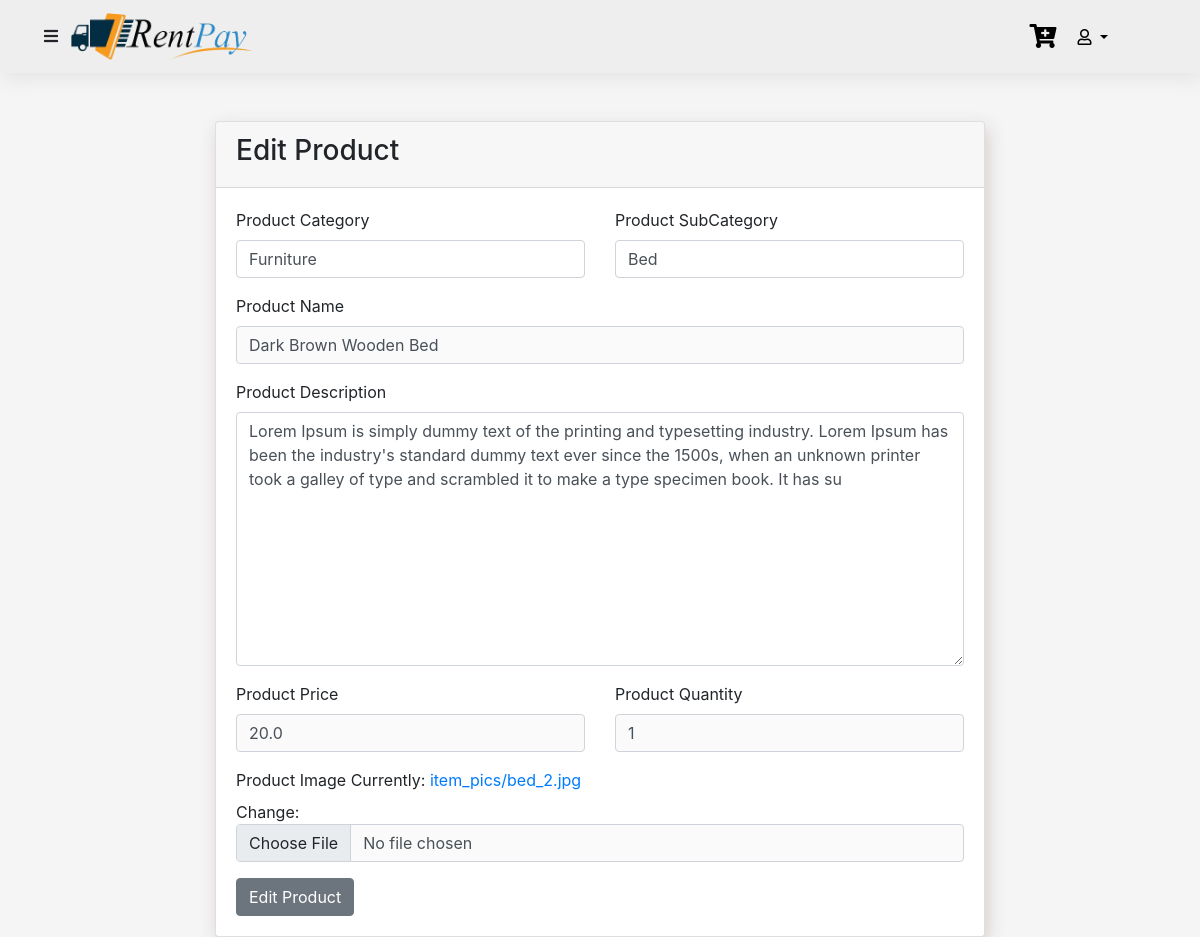
Page /users/update-product/3 (signed in) on the earlier database version.
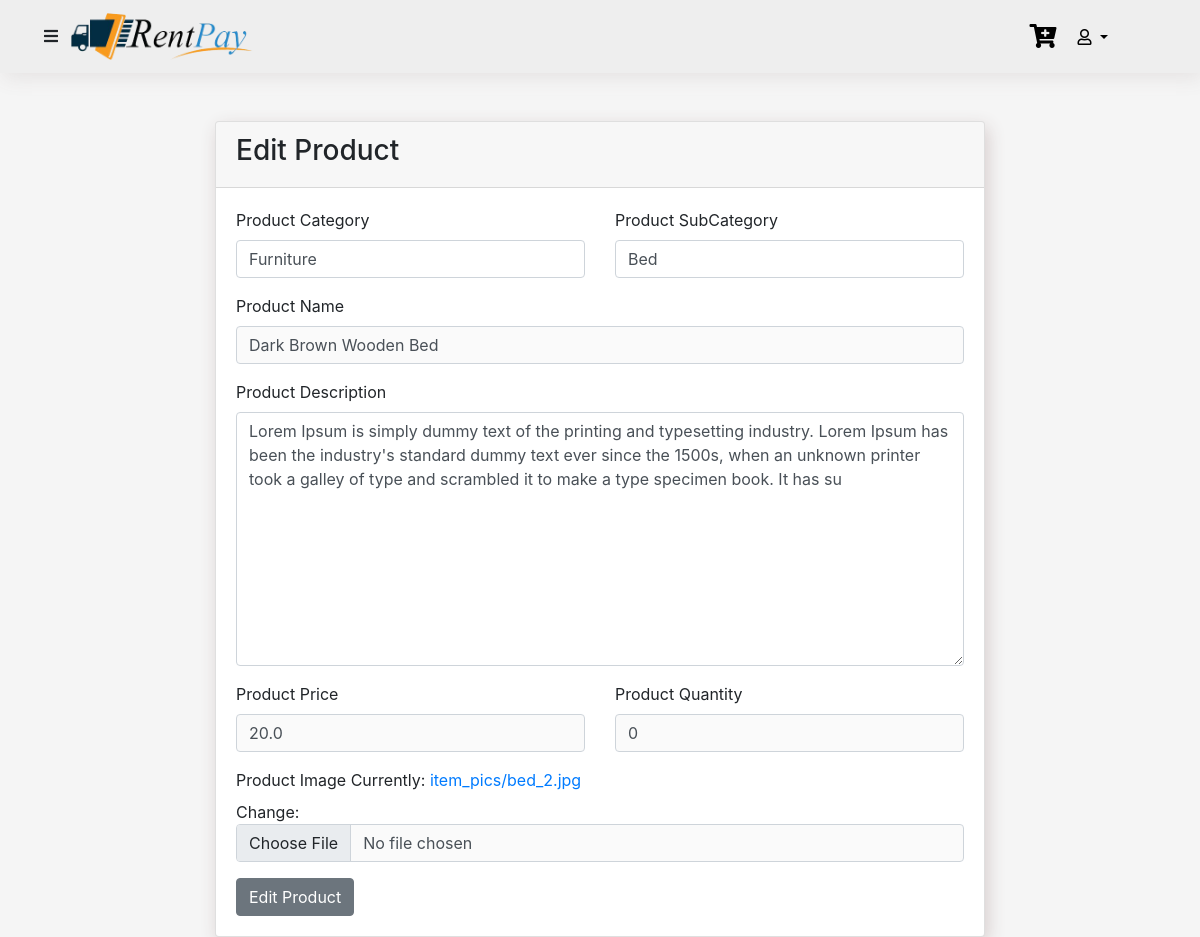
Same page on the later database version.
### products/models.py (models this page shows, shortened)
class Product(models.Model):
    prod_cat = models.ForeignKey(Category, null=True, blank=True, on_delete=models.CASCADE)
    prod_sub = models.ForeignKey(Sub_Category, null=True, blank=True, on_delete=models.CASCADE)
    product_name = models.CharField(max_length=255, null=True, blank=True)
    product_desc = models.TextField(max_length=255, null=True, blank=True)
    prod_img = models.ImageField(upload_to="item_pics", default="nothing.jpg")
    product_price = models.FloatField(max_length=255, null=True, blank=True)
    product_quantity = models.IntegerField(null=True, blank=True)
    timePeriod = models.IntegerField(null=True,default=1)

### products/views.py (the view)
# urls.py: path('update-product/<int:pk>',views.UpdateProduct.as_view(), name="update-product"),
class UpdateProduct(LoginRequiredMixin,UserPassesTestMixin,SuccessMessageMixin,UpdateView):
    model = Product
    template_name = 'product/product_form.html'
    form_class = ProductForm
    success_url = reverse_lazy('products:product-list-template')
    success_message = 'Product Updated Successfully'
    def test_func(self):
        if self.request.user.user_role == "Admin":
            return True
        return False

### products/forms.py
class ProductForm(ModelForm):
    class Meta:
        model = models.Product
        exclude = ["timePeriod"]

### products/models.py (called while the page is built)
    def __str__(self):
        return self.cat_name

    def __str__(self):
        return self.sub_category

### products/templates/product/product_form.html (shortened to what this page needs)
{% extends 'base.html' %} {% block body %}
<div class="row">
    <div class="col-lg-8 mx-auto">
        <div class="card prod-card">
            <div class="card-header">
                {% if form.instance.pk %}
                <h3>Edit Product</h3>
                {% else %}
                <h3>Add Product</h3> {% endif %}
            </div>
            <div class="card-body">
                <form method="post">
                    <div class="form-group">
                        <div class="row">
                            <div class="col-lg-6">
                                <label for="category">Product Category</label> {{form.prod_cat}}
                            </div>
                            <div class="col-lg-6">
                                <label for="subcategory">Product SubCategory</label> {{form.prod_sub}}
                            </div>
                        </div>
                    </div>
                    <div class="form-group">
                        <label for="name">Product Name</label> {{form.product_name}}
                    </div>
                    <div class="form-group">
                        <label for="desc">Product Description</label> {{form.product_desc}}
                    </div>
                    <div class="form-group">
                        <div class="row">
                            <div class="col-lg-6">
                                <label for="price">Product Price</label> {{form.product_price}}
                            </div>
                            <div class="col-lg-6">
                                <label for="quantity">Product Quantity</label> {{form.product_quantity}}
                            </div>
                        </div>
                    </div>
                    <div class="form-group">
                        <label for="image">Product Image</label> {{form.prod_img}}
                    </div>
                    {% if form.instance.pk %}
                    <button type="submit" class="btn btn-secondary">Edit Product</button> {% else %}
                    <button type="submit" class="btn btn-primary">Add Product</button> {% endif %}
                </form>
            </div>
        </div>
    </div>
</div>
{% endblock %}

### templates/base.html (shortened to what this page needs)
{% load static %}
<!DOCTYPE html>
<html lang="en">
<head>
    <link rel="stylesheet" href="{% static 'css/style.css' %}">
    <link href="https://cdn.jsdelivr.net/npm/bootstrap@5.0.2/dist/css/bootstrap.min.css" rel="stylesheet">
    <link rel="stylesheet" href="https://cdnjs.cloudflare.com/ajax/libs/font-awesome/5.15.4/css/all.min.css"
    />
    <link rel="stylesheet" href="https://cdn.datatables.net/colreorder/1.5.2/css/colReorder.dataTables.min.css">
    <link rel="stylesheet" href="https://cdn.datatables.net/1.10.21/css/jquery.dataTables.min.css">
    <link rel="stylesheet" href="https://cdn.datatables.net/rowreorder/1.2.7/css/rowReorder.dataTables.min.css">
    <link rel="stylesheet" href="https://cdnjs.cloudflare.com/ajax/libs/font-awesome/4.7.0/css/font-awesome.min.css">
    <link rel="stylesheet" href="https://cdn.datatables.net/responsive/2.2.5/css/responsive.dataTables.min.css">
    <link rel="stylesheet" href="https://cdn.datatables.net/buttons/1.6.2/css/buttons.dataTables.min.css">
    <link rel="stylesheet" href="https://cdnjs.cloudflare.com/ajax/libs/twitter-bootstrap/4.5.2/css/bootstrap.css">
    <link rel="stylesheet" href="https://datatables.net/release-datatables/extensions/FixedColumns/css/fixedColumns.bootstrap4.css">
    <link rel="stylesheet" href="https://cdn.datatables.net/scroller/2.0.2/css/scroller.dataTables.min.css">
    <link rel="stylesheet" href="https://cdn.datatables.net/buttons/1.6.3/css/buttons.dataTables.min.css">
    <link rel="stylesheet" href="https://editor.datatables.net/extensions/Editor/css/editor.dataTables.min.css">
    <link rel="stylesheet" href="https://cdn.datatables.net/select/1.3.1/css/select.dataTables.min.css">
</head>
<body>
    <nav class="navbar navbar-expand-lg navbar-bg navbar-light">
        <div class="container-fluid">
            {% if user.is_authenticated %}
            <button class="btn toggle-btn float-end" data-bs-toggle="offcanvas" data-bs-target="#offcanvas" role="button">
                <i class="fas fa-bars" data-bs-toggle="offcanvas" data-bs-target="#offcanvas"></i>
            </button> {% endif %} {% if user.user_role == 'Admin' %}
            <a class="navbar-brand" href="{% url 'users:admin-dashboard' %}"><img src="{% static 'images/main-logo.png' %}" class="navbar-logo" alt=""></a> {% else %}
            <a class="navbar-brand" href="{% url 'products:products' %}"><img src="{% static 'images/main-logo.png' %}" class="navbar-logo" alt=""></a> {% endif %}
            <div class="collapse navbar-collapse" id="navbarNav">
                <div class="navbar-nav ms-auto mb-2 mb-lg-0">
                    {% if user.is_authenticated %}
                    <a href="{% url 'products:get-cart-api' %}" class="nav-link link text-truncate">
                        <i class="fas fa-cart-plus"></i></a>
                    <div class="dropdown me-5 mt-2">
                        <button class="btn btn-secondary dropdown-btn dropdown-toggle" type="button" id="dropdownMenuButton1" data-bs-toggle="dropdown" aria-expanded="false">
                            <i class="far fa-user"></i> {{user.first_name}}
                    </button>
                    </div>
                    {% else %}
                    <a href="{% url 'users:login' %}" class="nav-item nav-link">Login</a>
                    <a href="{% url 'users:register' %}" class="nav-item nav-link">Register</a> {% endif %}
                </div>
            </div>
        </div>
    </nav>
    <main class="container-fluid mt-5 " role='main'>
        <div class="row ">
            <div class="col-sm ">
                {% include 'messages.html' %} {% block body %}{% endblock %}
            </div>
        </div>
    </main>
</body>
</html>

### static/css/style.css (style rules this page uses)
body { font-family: 'Outfit', sans-serif; background-color: #f5f5f5 !important; }
.link { color: black !important; font-family: 'Outfit', sans-serif; text-decoration: none; font-size: 1.5rem; transition: color .15s ease-in-out, background-color .15s ease-in-out, border-color .15s ease-in-out; }
.dropdown-btn { background-color: transparent !important; border-color: transparent !important; color: black !important; }
.offcanvas, .navbar-bg { background-color: #eeeeee !important; box-shadow: 3px 6px 18px rgb(230, 228, 228) !important; }
.navbar-logo { width: 45%; }
.prod-card { box-shadow: 3px 6px 18px rgb(215, 205, 205) !important; }
input { background-color: #fafafa !important; }

Differences in the rows shown:
changed Product "Furniture": product_quantity "1" → "0"
